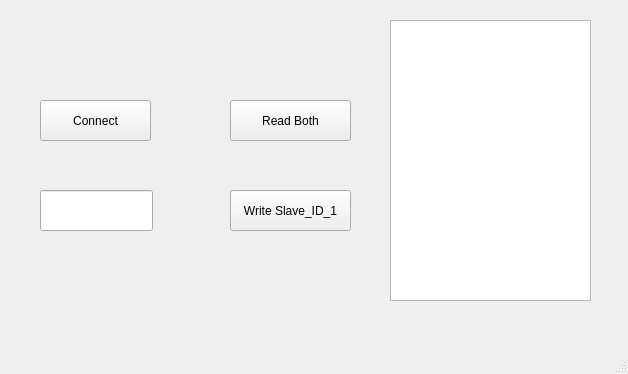
<?xml version="1.0" encoding="UTF-8"?>
<ui version="4.0">
 <class>MainWindow</class>
 <widget class="QMainWindow" name="MainWindow">
  <property name="geometry">
   <rect>
    <x>0</x>
    <y>0</y>
    <width>628</width>
    <height>374</height>
   </rect>
  </property>
  <property name="windowTitle">
   <string>MainWindow</string>
  </property>
  <widget class="QWidget" name="centralwidget">
   <widget class="QPushButton" name="readButton">
    <property name="geometry">
     <rect>
      <x>230</x>
      <y>100</y>
      <width>121</width>
      <height>41</height>
     </rect>
    </property>
    <property name="text">
     <string>Read Both</string>
    </property>
   </widget>
   <widget class="QPushButton" name="writeButton">
    <property name="geometry">
     <rect>
      <x>230</x>
      <y>190</y>
      <width>121</width>
      <height>41</height>
     </rect>
    </property>
    <property name="text">
     <string>Write Slave_ID_1</string>
    </property>
   </widget>
   <widget class="QLineEdit" name="dataToSend">
    <property name="geometry">
     <rect>
      <x>40</x>
      <y>190</y>
      <width>113</width>
      <height>41</height>
     </rect>
    </property>
   </widget>
   <widget class="QPushButton" name="connectButton">
    <property name="geometry">
     <rect>
      <x>40</x>
      <y>100</y>
      <width>111</width>
      <height>41</height>
     </rect>
    </property>
    <property name="text">
     <string>Connect</string>
    </property>
   </widget>
   <widget class="QTextEdit" name="textEdit">
    <property name="geometry">
     <rect>
      <x>390</x>
      <y>20</y>
      <width>201</width>
      <height>281</height>
     </rect>
    </property>
   </widget>
  </widget>
  <widget class="QMenuBar" name="menuBar">
   <property name="geometry">
    <rect>
     <x>0</x>
     <y>0</y>
     <width>628</width>
     <height>25</height>
    </rect>
   </property>
  </widget>
  <widget class="QStatusBar" name="statusBar"/>
 </widget>
 <resources/>
 <connections/>
</ui>
